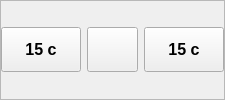
                            <widget class="QFrame" name="playerBtns">
                             <property name="frameShape">
                              <enum>QFrame::StyledPanel</enum>
                             </property>
                             <property name="frameShadow">
                              <enum>QFrame::Raised</enum>
                             </property>
                             <layout class="QHBoxLayout" name="horizontalLayout_30">
                              <property name="leftMargin">
                               <number>0</number>
                              </property>
                              <property name="topMargin">
                               <number>0</number>
                              </property>
                              <property name="rightMargin">
                               <number>0</number>
                              </property>
                              <property name="bottomMargin">
                               <number>0</number>
                              </property>
                              <item>
                               <widget class="QPushButton" name="pastBtn">
                                <property name="sizePolicy">
                                 <sizepolicy hsizetype="Maximum" vsizetype="Fixed">
                                  <horstretch>0</horstretch>
                                  <verstretch>0</verstretch>
                                 </sizepolicy>
                                </property>
                                <property name="minimumSize">
                                 <size>
                                  <width>0</width>
                                  <height>45</height>
                                 </size>
                                </property>
                                <property name="maximumSize">
                                 <size>
                                  <width>16777215</width>
                                  <height>45</height>
                                 </size>
                                </property>
                                <property name="font">
                                 <font>
                                  <family>Arial</family>
                                  <pointsize>12</pointsize>
                                  <weight>75</weight>
                                  <bold>true</bold>
                                 </font>
                                </property>
                                <property name="toolTip">
                                 <string>Вернуться на 15 секунд</string>
                                </property>
                                <property name="text">
                                 <string>15 c</string>
                                </property>
                                <property name="icon">
                                 <iconset resource="resources/icons.qrc">
                                  <normaloff>:/other/double_angle_left.svg</normaloff>:/other/double_angle_left.svg</iconset>
                                </property>
                                <property name="iconSize">
                                 <size>
                                  <width>30</width>
                                  <height>30</height>
                                 </size>
                                </property>
                               </widget>
                              </item>
                              <item>
                               <widget class="QPushButton" name="playPauseBtnLg">
                                <property name="minimumSize">
                                 <size>
                                  <width>0</width>
                                  <height>45</height>
                                 </size>
                                </property>
                                <property name="maximumSize">
                                 <size>
                                  <width>16777215</width>
                                  <height>45</height>
                                 </size>
                                </property>
                                <property name="font">
                                 <font>
                                  <family>Arial</family>
                                  <pointsize>12</pointsize>
                                  <weight>75</weight>
                                  <bold>true</bold>
                                 </font>
                                </property>
                                <property name="text">
                                 <string/>
                                </property>
                                <property name="icon">
                                 <iconset resource="resources/icons.qrc">
                                  <normaloff>:/other/play.svg</normaloff>:/other/play.svg</iconset>
                                </property>
                                <property name="iconSize">
                                 <size>
                                  <width>30</width>
                                  <height>30</height>
                                 </size>
                                </property>
                               </widget>
                              </item>
                              <item>
                               <widget class="QPushButton" name="futureBtn">
                                <property name="sizePolicy">
                                 <sizepolicy hsizetype="Maximum" vsizetype="Fixed">
                                  <horstretch>0</horstretch>
                                  <verstretch>0</verstretch>
                                 </sizepolicy>
                                </property>
                                <property name="minimumSize">
                                 <size>
                                  <width>0</width>
                                  <height>45</height>
                                 </size>
                                </property>
                                <property name="maximumSize">
                                 <size>
                                  <width>16777215</width>
                                  <height>45</height>
                                 </size>
                                </property>
                                <property name="font">
                                 <font>
                                  <family>Arial</family>
                                  <pointsize>12</pointsize>
                                  <weight>75</weight>
                                  <bold>true</bold>
                                 </font>
                                </property>
                                <property name="toolTip">
                                 <string>Вперед на 15 секунд</string>
                                </property>
                                <property name="layoutDirection">
                                 <enum>Qt::RightToLeft</enum>
                                </property>
                                <property name="text">
                                 <string>15 c</string>
                                </property>
                                <property name="icon">
                                 <iconset resource="resources/icons.qrc">
                                  <normaloff>:/other/double_angle_right.svg</normaloff>:/other/double_angle_right.svg</iconset>
                                </property>
                                <property name="iconSize">
                                 <size>
                                  <width>30</width>
                                  <height>30</height>
                                 </size>
                                </property>
                               </widget>
                              </item>
                             </layout>
                            </widget>
